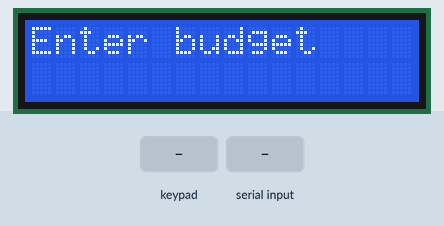
Bench run of a sketch on a simulated Arduino Uno, built with avr-gcc and run on an emulated ATmega328P. On the bench: 16×2 character LCD. The inputs (shaded band) are chosen by the test bench. What the sketch prints to the serial monitor is not drawn.

Above: at 0.8 s.
0.9 s: keypad keys 2 3 4 5 # pressed 0.4 s apart
At 3.8 s:
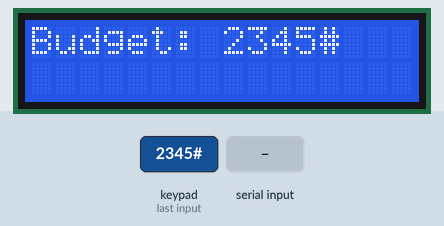
4.4 s: key 'A' pressed
At 5.2 s:
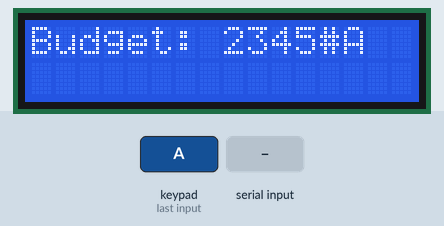
5.9 s: key 'B' pressed
At 6.2 s:
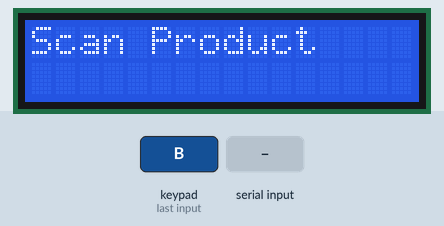
7.4 s: "90,45\n" received over Serial
At 8.5 s:
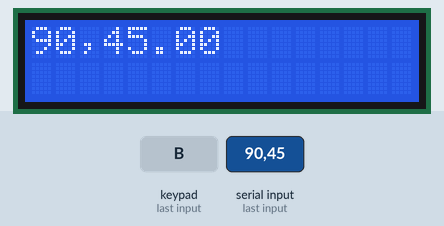
10.4 s: keypad keys 2 3 4 5 * pressed 0.4 s apart
At 13.3 s:
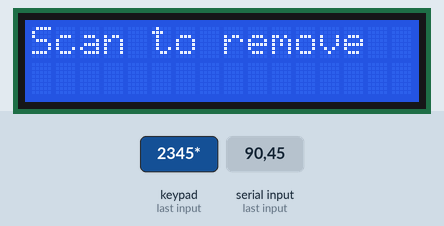
13.9 s: "Product not found\n" received over Serial
At 14.2 s:
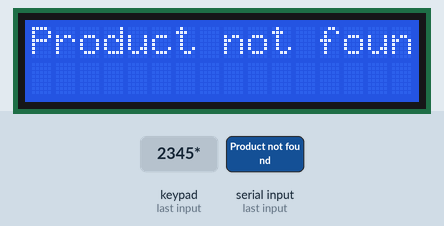
Timing chart, 0 to 16.9 s (numbered marks = the images above; inputs shaded):
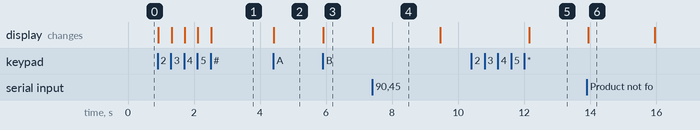

The sketch:

Arduino_code.ino
```cpp
#include <Wire.h>
#include <LiquidCrystal_I2C.h>
#include <Keypad.h>

LiquidCrystal_I2C lcd(0x27, 16, 2); // Adjust the address if necessary

const byte ROWS = 4;
const byte COLS = 4;
char keys[ROWS][COLS] = {
  {'1', '2', '3', 'A'},
  {'4', '5', '6', 'B'},
  {'7', '8', '9', 'C'},
  {'*', '0', '#', 'D'} // Use '#' for exiting
};
byte rowPins[ROWS] = {2, 3, 4, 5};
byte colPins[COLS] = {6, 7, 8, 9};

Keypad keypad = Keypad(makeKeymap(keys), rowPins, colPins, ROWS, COLS);

float budget = 0;
float totalPrice = 0;
int totalItems = 0;
bool removeMode = false;  // Flag to indicate remove mode

// Arrays to store scanned product info
String productNames[20];
float productPrices[20];
int productCount = 0;

void setup() {
  lcd.init();
  lcd.backlight();
  Serial.begin(9600);
  lcd.setCursor(0, 0);
  lcd.print("Enter budget");
  // Read budget input
  budget = readBudget();
  lcd.clear();
  lcd.print("Scan Product");
}

void loop() {
  char key = keypad.getKey();

  if (key == '*') {
    // Toggle remove mode on pressing '*'
    removeMode = !removeMode;

    lcd.clear();
    if (removeMode) {
      lcd.print("Scan to remove");
    } else {
      lcd.print("Scan Product");
    }
  } else if (key == '#') {
    // If '#' is pressed, exit the current screen
    exitScreen();
  } else if (key == 'A') {
    // If 'A' is pressed, show the remaining budget
    displayRemainingBudget();
  }

  if (removeMode) {
    // If in remove mode, handle removal
    handleRemoveMode();
  } else {
    // Check for Serial input for adding products
    if (Serial.available() > 0) {
      String input = Serial.readStringUntil('\n');
      processProductInfo(input, true); // Process as adding
    }

    // Treat the key as a product barcode for adding if not in remove mode
    if (key && key != '*' && key != '#' && key != 'A') {
      String productInfo = String(key);
      processProductInfo(productInfo, true); // Process as adding
    }
  }
}

void displayRemainingBudget() {
  lcd.clear();
  lcd.print("Remaining Budget:");
  lcd.setCursor(0, 1);
  lcd.print(budget - totalPrice);
  delay(3000);  // Display for 2 seconds

  // After displaying remaining budget, return to "Total Price and Total Items" screen
  lcd.clear();
  lcd.print("Total Price: ");
  lcd.print(totalPrice);
  lcd.setCursor(0, 1);
  lcd.print("Total Items: ");
  lcd.print(totalItems);
  delay(2500); // Display for 2 seconds
}

void handleRemoveMode() {
  String barcode = "";

  // Check if Serial input is available for removing
  if (Serial.available() > 0) {
    barcode = Serial.readStringUntil('\n');
  } else {
    // Otherwise, check if keypad input is available
    char key = keypad.getKey();
    if (key) {
      barcode = String(key);
    }
  }

  if (barcode.length() > 0) {
    processProductInfo(barcode, false);  // Process as removing
  }
}

void exitScreen() {
  // Display thank you message
  lcd.clear();
  lcd.print("Thank You!");  // Display the thank you message
  delay(2000);             // Display for 2 seconds
  lcd.clear();

  // Reset variables to prepare for new budget input
  totalPrice = 0;
  totalItems = 0;
  productCount = 0; // Reset product count

  // Prompt for new budget
  lcd.print("Enter budget");
  budget = readBudget(); // Call the budget input function to allow new budget entry
  lcd.clear();
  lcd.print("Scan Product");
}

void checkBudgetLimit() {
  if (totalPrice >= budget) {
    for (int i = 0; i < 50; i++) {
      lcd.clear();
      delay(500); // Clear for 500 ms
      lcd.setCursor(0, 0);
      lcd.print("Limit Reached");
      delay(500);
      lcd.setCursor(0, 1);
      lcd.print("Thank You!       ");
      lcd.print(totalItems);
      delay(500); // Show for 500 ms

      // Check for '#' key during the blinking
      if (keypad.getKey() == '#') {
        exitScreen();  // Call the exit screen function
        return;  // Exit the function after resetting
      }
    }
    while (true); // Stop the program here after blinking
  }
}

float readBudget() {
  String input = "";
  char key;
  while (true) {
    key = keypad.getKey();
    if (key) {
      if (key == 'B') { // Confirm the budget with 'B'
        break;
      } else if (key == 'C') { // Clear the entire input with 'C'
        input = ""; // Reset the input
        lcd.clear();
        lcd.print("Budget Cleared");
        delay(2000);
        lcd.clear();
        lcd.print("Enter budget");
      } else if (key == 'D') { // Delete the last digit with 'D'
        if (input.length() > 0) {
          input.remove(input.length() - 1);
          lcd.clear();
          lcd.print("Budget: " + input);
        }
      } else {
        input += key; // Add the digit to the input
        lcd.clear();
        lcd.print("Budget: " + input);
      }
    }
  }
  return input.toFloat();
}

void processProductInfo(String productInfo, bool isAdding) {
  // Debugging output for product info processing
  Serial.print("Processing product info: ");
  Serial.println(productInfo);

  if (productInfo == "Product not found") {
    lcd.clear();
    lcd.print(productInfo);
    delay(2000);
    lcd.clear();
    lcd.print("Scan Product");
    return;
  }

  int commaIndex = productInfo.indexOf(',');
  if (commaIndex != -1) {
    String productName = productInfo.substring(0, commaIndex);
    float price = productInfo.substring(commaIndex + 1).toFloat();

    if (isAdding) {
      // Store the product info for adding
      productNames[productCount] = productName; // Store product name
      productPrices[productCount] = price; // Store product price
      productCount++;

      displayProduct(productName, price);
      updateTotals(price, true);  // Use 'true' for adding
    } else {
      // Handle removal logic
      removeProduct(productName); // Call removeProduct directly with the name
    }

    checkBudgetLimit();
  }
}

void displayProduct(String productName, float price) {
  lcd.clear();
  lcd.print(productName);
  lcd.print(",");
  lcd.print(price);
  delay(2000);
}

void updateTotals(float price, bool isAdding) {
  if (isAdding) {
    totalPrice += price;
    totalItems++;
  } else {
    totalPrice -= price;
    totalItems--;
  }

  lcd.clear();
  lcd.print("Total Price: ");
  lcd.print(totalPrice);
  lcd.setCursor(0, 1);
  lcd.print("Total Items: ");
  lcd.print(totalItems);
  delay(2000);
}

void removeProduct(String productCode) {
  // Search for the product in the scanned list
  for (int i = 0; i < productCount; i++) {
    // Debugging output to check what we are comparing
    Serial.print("Comparing with: ");
    Serial.println(productNames[i]);
    Serial.print("Scanning for: ");
    Serial.println(productCode);

    if (productNames[i] == productCode) {
      float removedPrice = productPrices[i];

      // First, notify the user about the removal
      lcd.clear();
      lcd.print("Removed: ");
      lcd.print(productCode);
      delay(2000);

      // Now, decrement the total price and item count
      updateTotals(removedPrice, false);  // Use 'false' for removing

      // Shift the arrays to remove the product from the lists
      for (int j = i; j < productCount - 1; j++) {
        productNames[j] = productNames[j + 1];
        productPrices[j] = productPrices[j + 1];
      }
      productCount--;  // Decrease product count

      return;
    }
  }

  // If the product was not found, notify the user
  lcd.clear();
  lcd.print("Item not found");
  delay(2000);
}
```

Measured:
- after the input at 0.9 s, the display: first changes at once (image 1 shows a later state)
- after the input at 4.4 s, the display: changes at once (image 2)
- after the input at 5.9 s, the display: changes at once (image 3)
- after the input at 7.4 s, the display: changes at once (image 4)
- after the input at 10.4 s, the display: changes after 1.8 s (image 5)
- after the input at 13.9 s, the display: changes at once (image 6)
- what the display in image 4 shows lasts 2.1 s, from 7.4 s to 9.5 s
